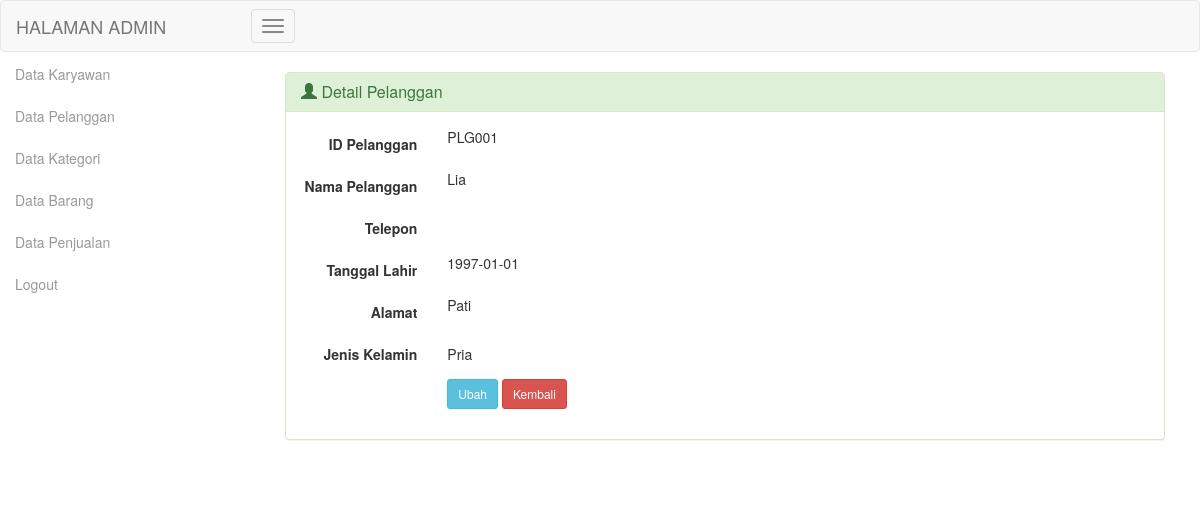
/admin/index.php?page=pelanggan_detail&id=PLG001 (signed in), run on the app's committed database.
### tables this page shows
CREATE TABLE IF NOT EXISTS `pelanggan` (
  `id_pelanggan` varchar(15) NOT NULL DEFAULT '',
  `nama_pelanggan` varchar(50) DEFAULT NULL,
  `telepon` varchar(15) DEFAULT NULL,
  `tanggal_lahir` date DEFAULT NULL,
  `alamat` varchar(100) DEFAULT NULL,
  `jenis_kelamin` varchar(10) DEFAULT NULL
);

### admin/pelanggan_detail.php (the view, shortened to what this page needs)
<?php
	if (!$_GET['id']=="") {
		$sql = mysql_query("SELECT * FROM pelanggan WHERE id_pelanggan='".$_GET['id']."'")
			or die (mysql_error());
		$data = mysql_fetch_array($sql);
	}
?>
<!doctype html>
<html lang="id">
	<head>
	</head>
    <body>
		<div class="col-sm-12">
        	<div class="panel panel-success">
				<div class="panel-heading">
                	<h3 class="panel-title"><span class="glyphicon glyphicon-user"></span> Detail Pelanggan </h3>
                </div>
				<div class="panel-body">
					<form class="form-horizontal" name="frmDetail">
				    	<div class="form-group">
					        <label class="control-label col-sm-2">ID Pelanggan</label>
					        <div class="col-sm-4">
				            	<?php echo $data['id_pelanggan']; ?>
        					</div>
   						</div>
					    <div class="form-group">
					        <label class="control-label col-sm-2">Nama Pelanggan</label>
					        <div class="col-sm-4">
				            	<?php echo $data['nama_pelanggan']; ?>
        					</div>
   						</div>
   						<div class="form-group">
					        <label class="control-label col-sm-2">Telepon</label>
					        <div class="col-sm-4">
        					</div>
   						</div>
   						<div class="form-group">
					        <label class="control-label col-sm-2">Tanggal Lahir</label>
						    <div class="col-sm-4">
						    	<?php echo $data['tanggal_lahir']; ?>
						    </div>
					    </div>
					    <div class="form-group">
                            <label class="control-label col-sm-2">Alamat</label>
                            <div class="col-sm-4">
                                <?php echo $data['alamat']; ?>
                            </div>
                        </div>
                        <div class="form-group">
        					<label class="control-label col-sm-2">Jenis Kelamin</label>
        					<div class="col-sm-4">
						        <div class="radio">
            					<?php echo $data['jenis_kelamin']; ?>
        						</div>
        					</div>
    					</div>
                        <div class="form-group">
                            <div class="col-sm-offset-2 col-sm-3">
                                <a href="?page=pelanggan_ubah&id=<?php echo $data['id_pelanggan'];?>" class="btn btn-info btn-sm">Ubah</a>
                                <button type="reset" class="btn btn-danger btn-sm" name="btnBatal"
                                onclick="window.location.href='?page=pelanggan_tampil'">Kembali</button>
                            </div>
                        </div>
					</form>
				</div>
        	</div>
		</div>
    </body>
</html>

### data on the page
pelanggan: id_pelanggan "PLG001", nama_pelanggan "Lia", tanggal_lahir "1997-01-01", alamat "Pati", jenis_kelamin "Pria"
